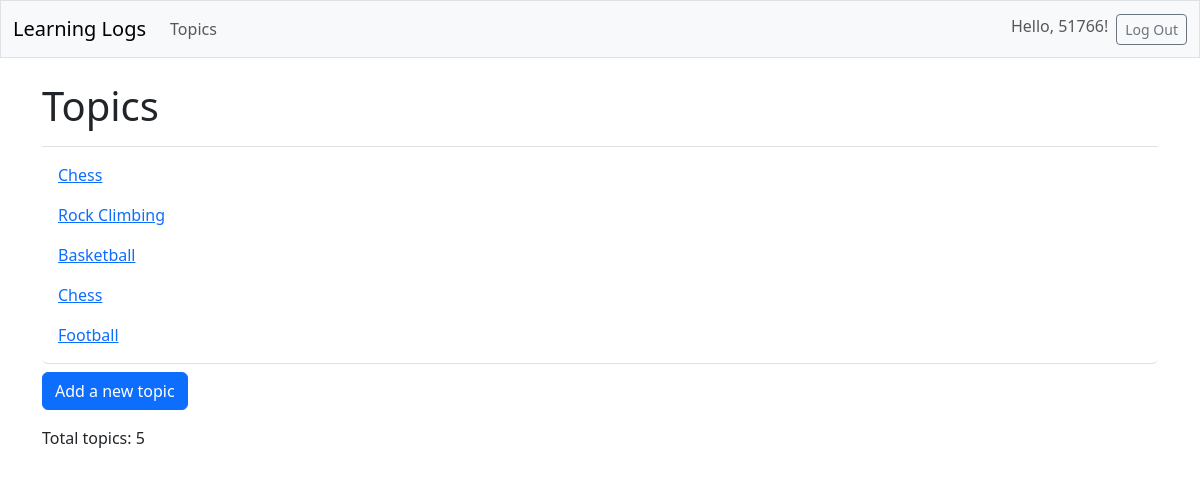
The app's page /topics/ (signed in) with its own data.
### learning_logs/models.py (models this page shows, shortened)
class Topic(models.Model):
    text = models.CharField(max_length=200)
    date_added = models.DateTimeField(auto_now_add=True)
    owner = models.ForeignKey(User, on_delete=models.CASCADE)

### learning_logs/views.py (the view)
# urls.py: path('topics/', views.topics, name='topics'),
@login_required
def topics(request):
    topics = Topic.objects.order_by('date_added')
    context = {'topics': topics}
    return render(request, 'learning_logs/topics.html', context)

### learning_logs/templates/learning_logs/topics.html (shortened to what this page needs)
<!DOCTYPE html>
<html lang="en">
<head>
</head>
<body>
    {% extends 'learning_logs/base.html' %}
    {% block page_header %}
        <h1>Topics</h1>
    {% endblock page_header %}
    {% block content%}
        <ul class="list-group border-bottom pb-2 mb-2">
            {% for topic in topics %}
            <li class="list-group-item border-0">
                <a href="{% url 'learning_logs:topic' topic.id %}">{{ topic.text }}</a>
            </li>
            {% empty %}
            <li class="list-group-item border-0">No topics have been added yet.</li>
            {% endfor %}
        </ul>
        <a href="{% url 'learning_logs:new_topic' %}" class="btn btn-primary">Add a new topic</a>
        {% if topics %}
            <p class="mt-3">Total topics: {{ topics|length }}</p>
        {% endif %}
    {% endblock content %}

### learning_logs/templates/learning_logs/base.html (shortened to what this page needs)
<!DOCTYPE html>
<html lang="en">
<head>
    {% load django_bootstrap5 %}
    {% bootstrap_css %}
</head>
<body>
    <nav class="navbar navbar-expand-md navbar-light bg-light mb-4 border">
        <div class="container-fluid">
            <a class="navbar-brand" href="{% url 'learning_logs:index' %}">Learning Logs</a>
            <div class="collapse navbar-collapse" id="navbarCollapse">
                <ul class="navbar-nav me-auto mb-2 mb-md-0">
                    <li class="nav-item">
                        <a class="nav-link" href="{% url 'learning_logs:topics' %}">Topics</a>
                    </li>
                </ul>
                <ul class="navbar-nav ms-auto mb-2 mb-md-0">
                    {% if user.is_authenticated %}
                        <li class="nav-item">
                            <span class="navbar-text me-2">Hello, {{ user.username }}!</span>
                        </li>
                        <li class="nav-item">
                            <form action="{% url 'accounts:logout' %}" method="post" class="d-inline">
                                <button type="submit" class="btn btn-outline-secondary btn-sm">Log Out</button>
                            </form>
                        </li>
                    {% endif %}
                </ul>
            </div>
        </div>
    </nav>
    <main class="container">
        <div class="pb-2 mb-2 border-bottom">
            {% block page_header %}{% endblock page_header%}
        </div>
        <div>
            {% block content %}{% endblock content %}
        </div>
    </main>
</body>
</html>

### records on screen
Topic: text "Chess"
Topic: text "Rock Climbing"
Topic: text "Basketball"
Topic: text "Chess"
Topic: text "Football"

### other values on screen
{{ user.username }} "51766"
{{ topics|length }} "5"
